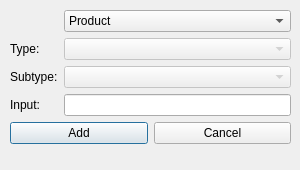
<?xml version="1.0" encoding="UTF-8"?>
<ui version="4.0">
 <class>DialogAddGoods</class>
 <widget class="QDialog" name="DialogAddGoods">
  <property name="geometry">
   <rect>
    <x>0</x>
    <y>0</y>
    <width>300</width>
    <height>170</height>
   </rect>
  </property>
  <property name="windowTitle">
   <string> Catalog creation</string>
  </property>
  <widget class="QWidget" name="layoutWidget">
   <property name="geometry">
    <rect>
     <x>10</x>
     <y>10</y>
     <width>281</width>
     <height>148</height>
    </rect>
   </property>
   <layout class="QFormLayout" name="formLayout">
    <item row="0" column="1">
     <widget class="QComboBox" name="comboBox_Type">
      <item>
       <property name="text">
        <string>Product</string>
       </property>
      </item>
      <item>
       <property name="text">
        <string>Category</string>
       </property>
      </item>
      <item>
       <property name="text">
        <string>Subcategory</string>
       </property>
       <property name="icon">
        <iconset resource="mainresources.qrc">
         <normaloff>:/tree_icons/AccOfGoods/tree/img.ico</normaloff>:/tree_icons/AccOfGoods/tree/img.ico</iconset>
       </property>
      </item>
     </widget>
    </item>
    <item row="1" column="0">
     <widget class="QLabel" name="label_1">
      <property name="text">
       <string>Type: </string>
      </property>
     </widget>
    </item>
    <item row="1" column="1">
     <widget class="QComboBox" name="comboBox_SubType">
      <property name="enabled">
       <bool>false</bool>
      </property>
     </widget>
    </item>
    <item row="2" column="0">
     <widget class="QLabel" name="label_2">
      <property name="text">
       <string>Subtype:</string>
      </property>
     </widget>
    </item>
    <item row="2" column="1">
     <widget class="QComboBox" name="comboBox_UnderSubType">
      <property name="enabled">
       <bool>false</bool>
      </property>
     </widget>
    </item>
    <item row="3" column="0">
     <widget class="QLabel" name="label_3">
      <property name="text">
       <string>Input:</string>
      </property>
     </widget>
    </item>
    <item row="3" column="1">
     <widget class="QLineEdit" name="lineEdit"/>
    </item>
    <item row="4" column="0" colspan="2">
     <layout class="QHBoxLayout" name="horizontalLayout">
      <item>
       <widget class="QPushButton" name="buttonAdd">
        <property name="text">
         <string>Add</string>
        </property>
       </widget>
      </item>
      <item>
       <widget class="QPushButton" name="buttonCancel">
        <property name="text">
         <string>Cancel</string>
        </property>
       </widget>
      </item>
     </layout>
    </item>
   </layout>
  </widget>
 </widget>
 <resources>
  <include location="mainresources.qrc"/>
 </resources>
 <connections/>
</ui>
